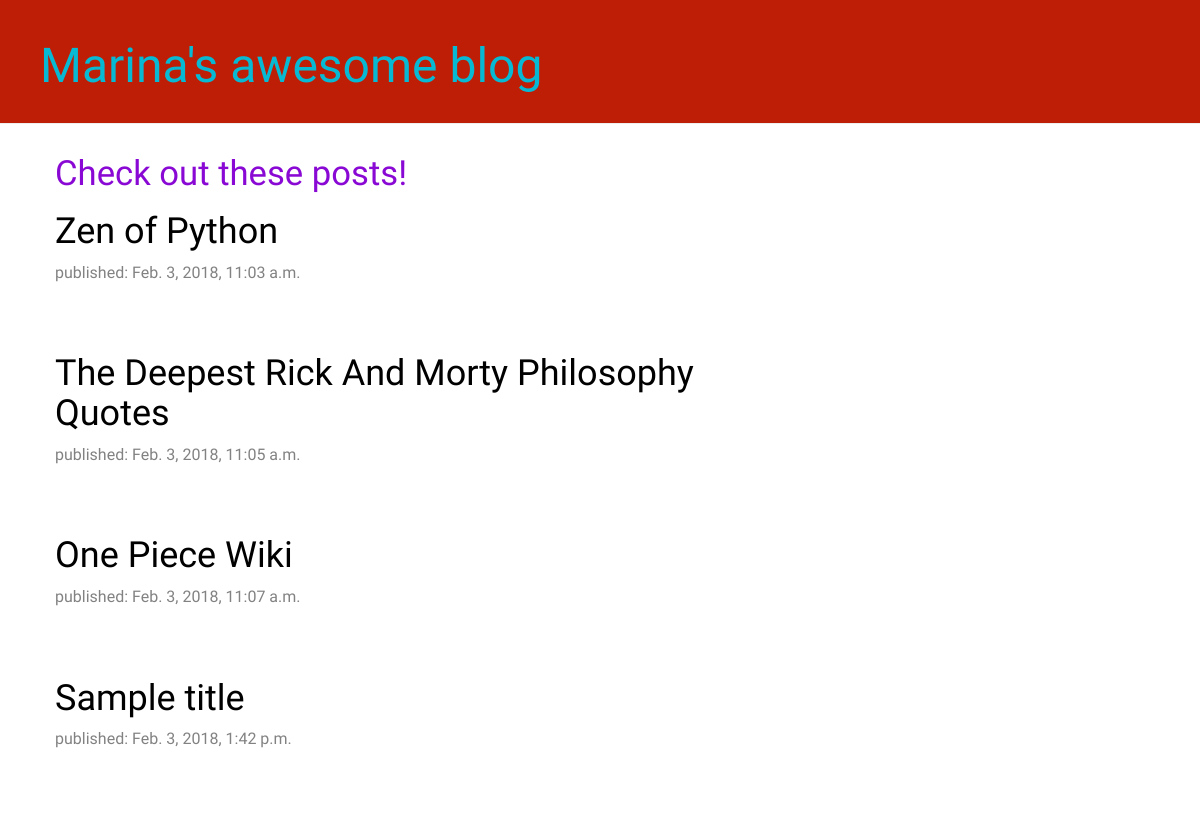
Before: / with the older database file.
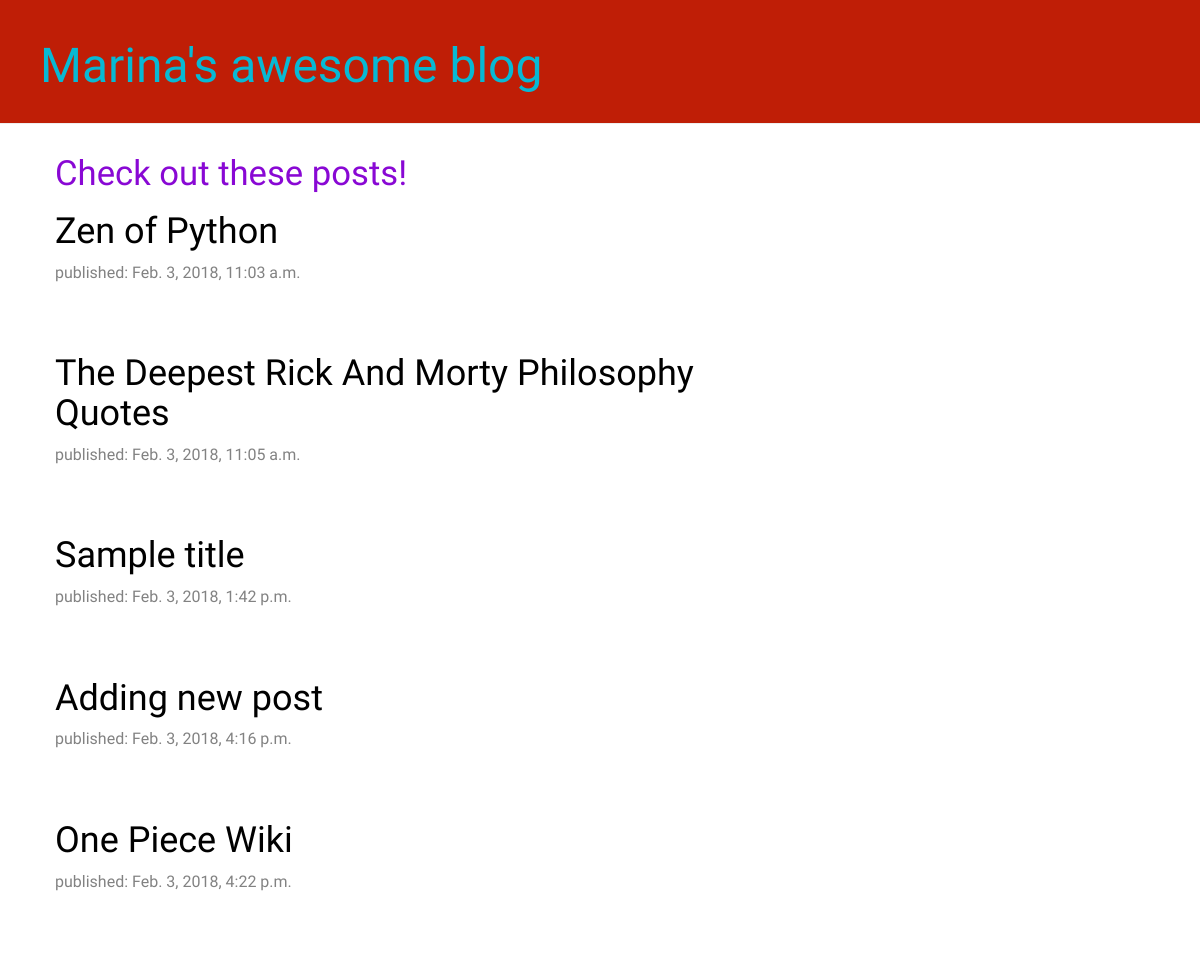
After: the same page with the newer database file.
### blog/models.py (models this page shows, shortened)
class Post(models.Model):
	author = models.ForeignKey('auth.User', on_delete=models.CASCADE)
	title = models.CharField(max_length = 200)
	text = models.TextField()
	created_date = models.DateTimeField(default = timezone.now)
	published_date = models.DateTimeField(blank =True, null = True)

### blog/views.py (the view)
# urls.py: url(r'^$', views.post_list, name='post_list'),
def post_list(request):
	posts = Post.objects.filter(published_date__lte = timezone.now()).order_by('published_date')
	return render(request, 'blog/post_list.html', {'posts':posts})

### blog/templates/blog/post_list.html
{% extends 'blog/base.html' %}
{% block content %}
    <h5> Check out these posts!
    </h5>
	{% for post in posts %}
		 <div class="post">
			<h1><a href="{% url 'post_detail' pk=post.pk %}">{{ post.title }}</a></h1>
			 <div class="date">
			 	<p>published: {{ post.published_date }}</p>
			</div>
		</div>
	{% endfor %}
{% endblock %}

### blog/templates/blog/base.html (shortened to what this page needs)
{% load staticfiles %}
<html>
    <head>
        <link rel="stylesheet" href="//maxcdn.bootstrapcdn.com/bootstrap/3.2.0/css/bootstrap.min.css">
        <link rel="stylesheet" href="//maxcdn.bootstrapcdn.com/bootstrap/3.2.0/css/bootstrap-theme.min.css">
        <link rel="stylesheet" href="{% static 'css/blog.css' %}">
    </head>
 <body>
    <div class="page-header">
        <h1><a href="/">Marina's awesome blog</a></h1>
    </div>
    <div class="content container">
        <div class="row">
            <div class="col-md-8">
            {% block content %}
            {% endblock %}
            </div>
        </div>
    </div>
</body>
</html>

### blog/static/css/blog.css (style rules this page uses)
.page-header { background-color: #BF1E06; margin-top: 0; padding: 20px 20px 20px 40px; }
.page-header h1, .page-header h1 a, .page-header h1 a:visited, .page-header h1 a:active { color: #08B9D4; font-size: 36pt; text-decoration: none; }
.content { margin-left: 40px; }
h5 { font-family: 'Lobster', cursive; font-size: 26pt; color: #8908D4; }
h1, h2, h3, h4 { font-family: 'Lobster', cursive; }
.date { color: #828282; font-size: 12pt; font-family: 'Lobster'; }
.post { margin-bottom: 70px; }
.post h1 a, .post h1 a:visited { color: #000000; }

Changed rows visible on the page:
shown differently, row unchanged: Post "Sample title": moves up the list
added Post: title "Adding new post", published_date "Feb. 3, 2018, 4:16 p.m."
changed Post "One Piece Wiki": published_date "Feb. 3, 2018, 11:07 a.m." → "Feb. 3, 2018, 4:22 p.m."
